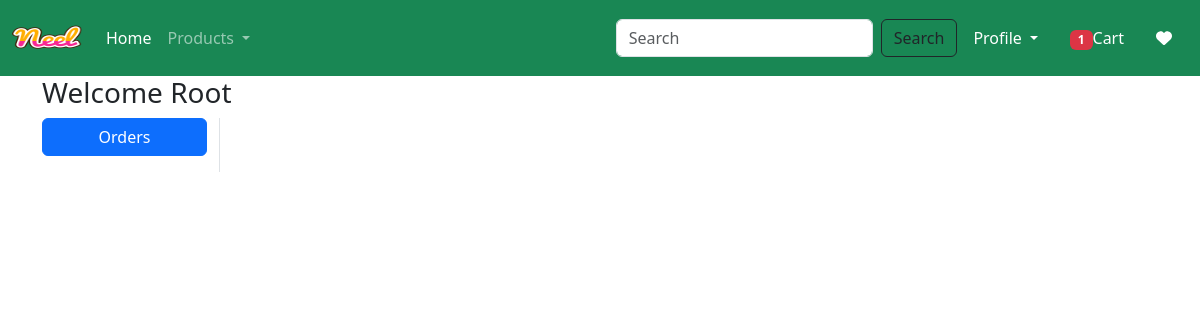
The page /orders/ (signed in) on the database as committed earlier.
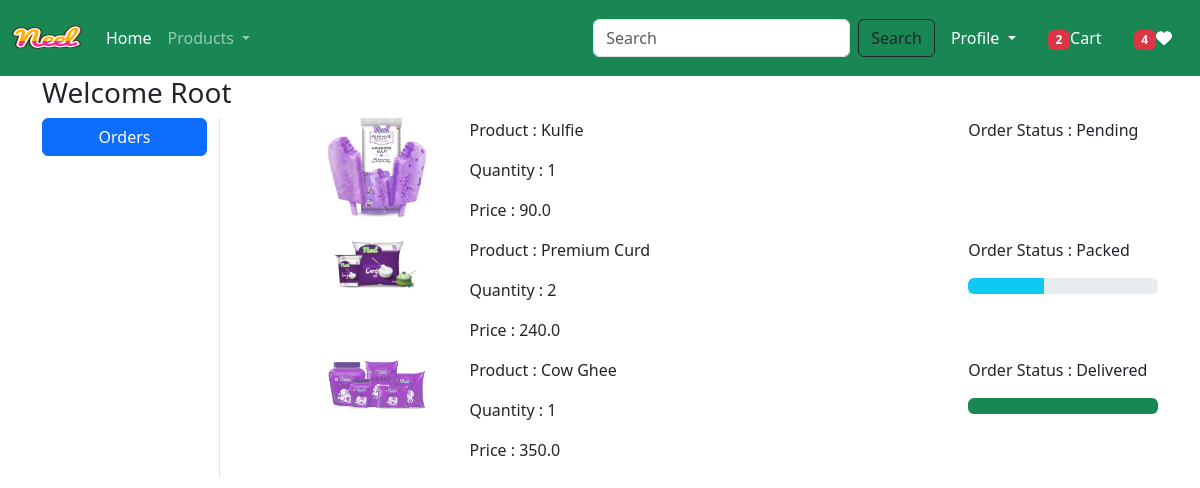
The same page on the database as committed later.
### app/models.py (models this page shows, shortened)
class OrderPlaced(models.Model):
    user = models.ForeignKey(User, on_delete=models.CASCADE)
    customer = models.ForeignKey(Customer, on_delete=models.CASCADE)
    product = models.ForeignKey(Product, on_delete=models.CASCADE)
    quantity = models.PositiveIntegerField(default=1)
    ordered_date = models.DateTimeField(auto_now_add=True)
    status = models.CharField(max_length=50, choices=STATUS_CHOICES, default="Pending")
    payment = models.ForeignKey(Payment, on_delete=models.CASCADE, default="")
    @property
    def total_cost(self):
        return self.quantity * self.product.discounted_price

class Product(models.Model):
    title = models.CharField(max_length=100)
    selling_price = models.FloatField()
    discounted_price = models.FloatField()
    description = models.TextField()
    composition = models.TextField(default='')
    prodapp = models.TextField(default='')
    category = models.CharField(choices=CATEGORY_CHOICES, max_length=2)
    product_image = models.ImageField(upload_to='product')

### app/views.py (the view)
# urls.py: path("orders/", views.orders, name="orders"),
@login_required
def orders(request):
    totalitem = 0
    wishitem = 0
    if request.user.is_authenticated:
        totalitem = len(Cart.objects.filter(user=request.user))
        wishitem = len(Wishlist.objects.filter(user=request.user))
    order_placed = OrderPlaced.objects.filter(user=request.user)
    return render(request, "app/orders.html", locals())

### app/templates/app/orders.html (shortened to what this page needs)
{% extends 'app/base.html' %}
{% load static%}
{% block main-content %}
<div class="container">
    <div class="row">
        <h3>Welcome <span class="text-capitalize">{{request.user}}</span></h3>
        <div class="col-sm-2 border-end">
            <ul class="list-unstyled">
                <li class="d-grid"><a href="{% url 'orders' %}" class="btn btn-primary">Orders</a></li>
            </ul>
        </div>
        <div class="col-sm-9 offset-sm-1">
            {% for op in order_placed %}
                <div class="row">
                    <div class="col-sm-2">
                        <img src="{{op.product.product_image.url}}" class="img-fluid" height="100" width="100" />
                    </div>
                    <div class="col-sm-7">
                        <p>Product : {{op.product.title}}</p>
                        <p>Quantity : {{op.quantity}}</p>
                        <p>Price : {{op.total_cost}}</p>
                    </div>
                    <div class="col-sm-3">
                        <p>Order Status : {{op.status}}</p>
                        {% if op.status == 'Packed' %}
                        <div class="progress">
                            <div class="progress-bar bg-info" role="progressbar" style="width: 40%" aria-valuenow="40" aria-valuemin="0" aria-valuemax="100"></div>
                        </div>
                        {% endif %}
                        {% if op.status == 'Delivered' %}
                        <div class="progress">
                            <div class="progress-bar bg-success" role="progressbar" style="width: 100%" aria-valuenow="100" aria-valuemin="0" aria-valuemax="100"></div>
                        </div>
                        {% endif %}
                    </div>
                </div>
            {% endfor %}
        </div>
    </div>
</div>
{% endblock main-content %}

Rows that differ between the two databases and show on the page:
added OrderPlaced: product.product_image (picture), product "Kulfie", quantity "1", total_cost "90.0", status "Pending"
added OrderPlaced: product.product_image (picture), product "Premium Curd", quantity "2", total_cost "240.0", status "Packed"
added OrderPlaced: product.product_image (picture), product "Cow Ghee", quantity "1", total_cost "350.0", status "Delivered"
Other text that changed with them:
{{ totalitem }}: "1" → "2"
{{ wishitem }}: (not shown) → "4"
